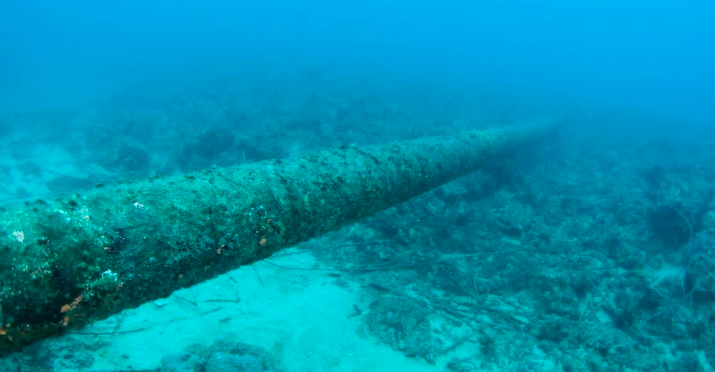
#> input picture Lines_method/images/img1.png, 715 x 372 px
$ python -i test_detection.py   (imports and definitions only)
#> lines starting #> are read from the running program, lines starting #| are printed output that depends on the picture
#> further down, picture is the input picture: shape (372, 715, 3); mean B, G, R 173.5, 143.9, 0.3
from distutils.log import info
from unittest import result
import cv2 as cv
from cv2 import imshow
from cv2 import split
from cv2 import Sobel
from cv2 import merge
import numpy as np
import argparse
import math
import os
from pyparsing import RecursiveGrammarException
from skimage.draw import line
import time


# [10 lines of commented-out code are left out]
ap = argparse.ArgumentParser()
# [3 lines not run here, left out]
# [1 line that did not run here, left out]
# [1 line that did not run here, left out]
# [1 line that did not run here, left out]
# [1 line that did not run here, left out]
# [1 line not run here, left out]

# [15 lines of commented-out code are left out]
# [55 lines left out: functions preprocessing, morphology_filters, not called in this run]

def splitted_sobels(img_rgb):
    # Conversion a escala de grises
    r_img , g_img, b_img = split(img_rgb)
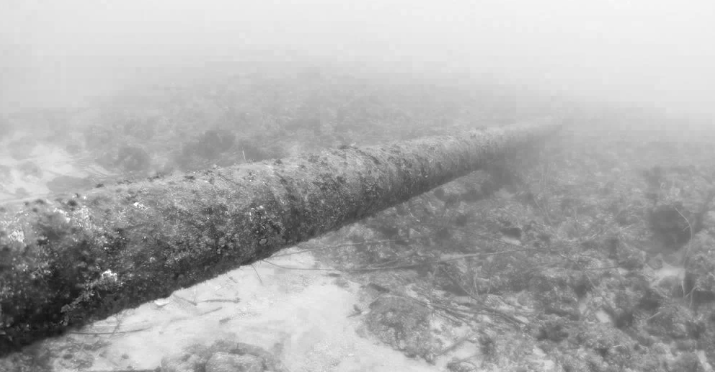
#> r_img: shape (372, 715); min 18, max 254, mean 173.5
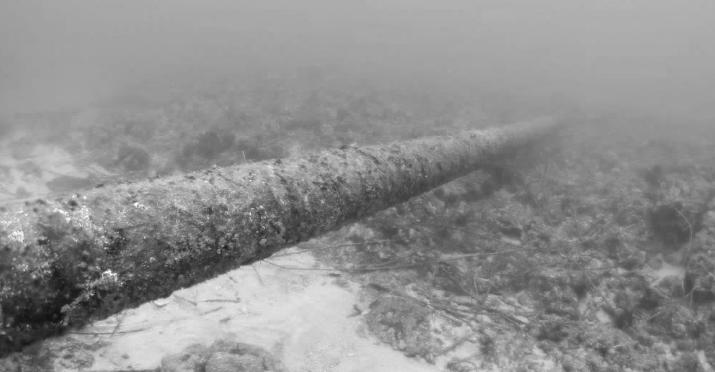
#> g_img: shape (372, 715); min 17, max 254, mean 143.9
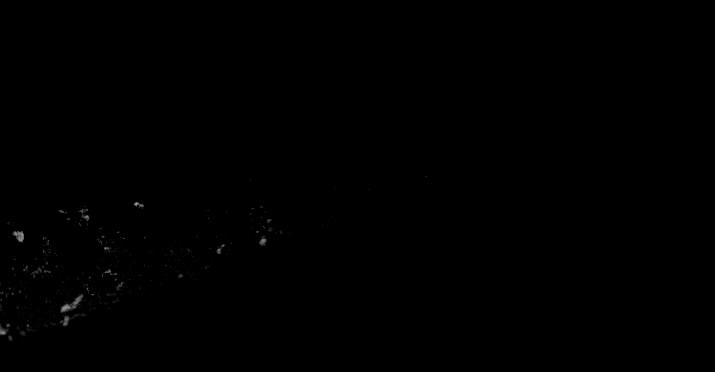
#> b_img: shape (372, 715); min 0, max 156, mean 0.3


    # [21 lines of commented-out code are left out]
    ddepth = cv.CV_16S

    ksize = 3
    r_grad_x = cv.Sobel(r_img, ddepth, 1, 0, ksize=ksize, scale=1, delta=0, borderType=cv.BORDER_DEFAULT)
    r_grad_y = cv.Sobel(r_img, ddepth, 0, 1, ksize=ksize, scale=1, delta=0, borderType=cv.BORDER_DEFAULT)
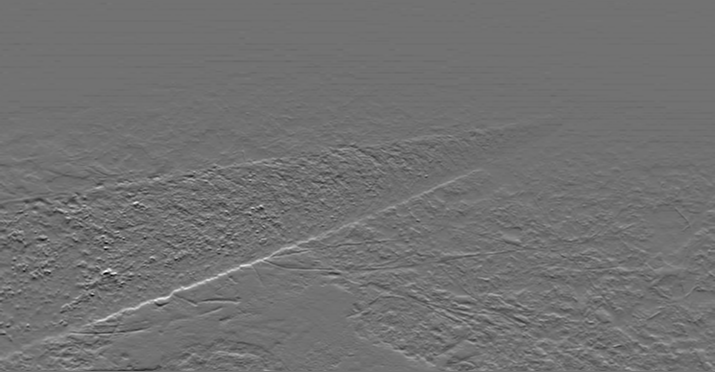
#> r_grad_y: shape (372, 715) int16; min -453, max 559, mean -1.5; drawn with min black and max white

    r_abs_grad_x = cv.convertScaleAbs(r_grad_x)
    r_abs_grad_y = cv.convertScaleAbs(r_grad_y)

    g_grad_x = cv.Sobel(g_img, ddepth, 1, 0, ksize=ksize, scale=1, delta=0, borderType=cv.BORDER_DEFAULT)
    g_grad_y = cv.Sobel(g_img, ddepth, 0, 1, ksize=ksize, scale=1, delta=0, borderType=cv.BORDER_DEFAULT)

    g_abs_grad_x = cv.convertScaleAbs(g_grad_x)
    g_abs_grad_y = cv.convertScaleAbs(g_grad_y)
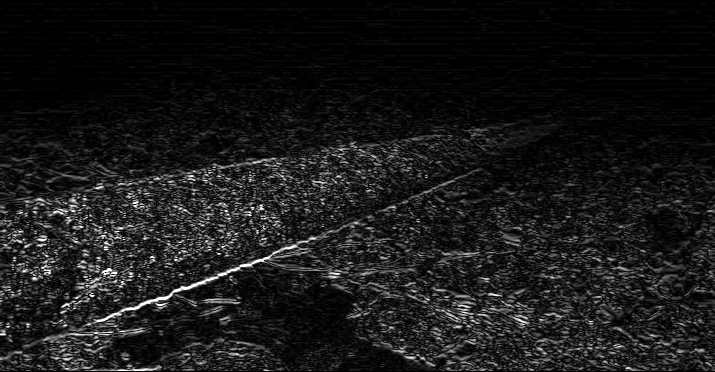
#> g_abs_grad_y: shape (372, 715); min 0, max 255, mean 24.7

    b_grad_x = cv.Sobel(b_img, ddepth, 1, 0, ksize=ksize, scale=1, delta=0, borderType=cv.BORDER_DEFAULT)
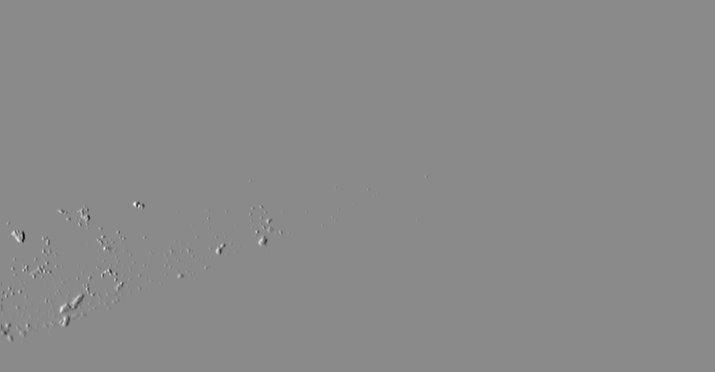
#> b_grad_x: shape (372, 715) int16; min -569, max 476, mean 0; drawn with min black and max white
    b_grad_y = cv.Sobel(b_img, ddepth, 0, 1, ksize=ksize, scale=1, delta=0, borderType=cv.BORDER_DEFAULT)

    b_abs_grad_x = cv.convertScaleAbs(b_grad_x)
    b_abs_grad_y = cv.convertScaleAbs(b_grad_y)


    #TODO: IMPLEMENTAR CALCULO DE SOBEL CON RAIZ CUADRADA
    # sqr_grad = ((grad_x ** 2) + (grad_y ** 2))**0,5

    r_abs_grad = cv.addWeighted(r_abs_grad_x, 0.5, r_abs_grad_y, 0.5, 0)
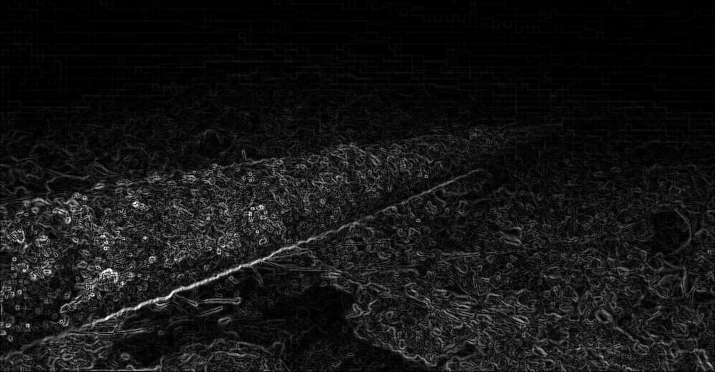
#> r_abs_grad: shape (372, 715); min 0, max 255, mean 20.4
    g_abs_grad = cv.addWeighted(g_abs_grad_x, 0.5, g_abs_grad_y, 0.5, 0)
    b_abs_grad = cv.addWeighted(b_abs_grad_x, 0.5, b_abs_grad_y, 0.5, 0)

    # imshow('r_img_channel', r_abs_grad)
    # imshow('g_img_channel', g_abs_grad)
    # imshow('b_img_channel', b_abs_grad)
    # # print(np.shape(features))
    return r_abs_grad, g_abs_grad, b_abs_grad

# [346 lines left out: functions multi_edges, get_rgbchannel_lines, get_rgbchannel_lines2, print_lines_and_get_all_lines, findparallel, findparallel2 and 5 more, not called in this run]


# [224 lines not run here, left out]

>>> import cv2
>>> picture = cv2.imread('images/img1.png')
>>> result = splitted_sobels(picture)

$ run again, on Lines_method/images/img10.png
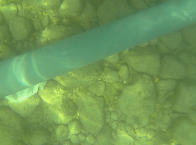
#> input picture Lines_method/images/img10.png, 196 x 145 px
#> picture is the input picture: shape (145, 196, 3); mean B, G, R 87.3, 151.7, 112.5
#> in splitted_sobels, `b_grad_y = cv.Sobel(b_img, ddepth, 0, 1, ksize=ksize, scale=1, delta=0..`:
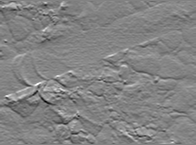
#> b_grad_y: shape (145, 196) int16; min -246, max 235, mean 1.3; drawn with min black and max white
#> in splitted_sobels, `b_abs_grad = cv.addWeighted(b_abs_grad_x, 0.5, b_abs_grad_y, 0.5, 0)`:
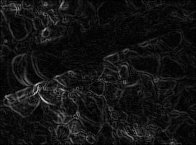
#> b_abs_grad: shape (145, 196); min 0, max 197, mean 19.4

$ run again, on Lines_method/images/img11.png
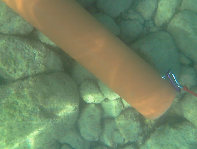
#> input picture Lines_method/images/img11.png, 197 x 149 px
#> picture is the input picture: shape (149, 197, 3); mean B, G, R 100.3, 133.1, 112.7
#> in splitted_sobels, `b_grad_y = cv.Sobel(b_img, ddepth, 0, 1, ksize=ksize, scale=1, delta=0..`:
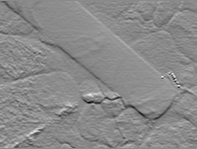
#> b_grad_y: shape (149, 197) int16; min -366, max 310, mean 0.1; drawn with min black and max white
#> in splitted_sobels, `b_abs_grad = cv.addWeighted(b_abs_grad_x, 0.5, b_abs_grad_y, 0.5, 0)`:
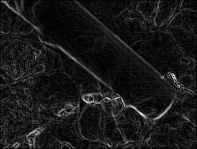
#> b_abs_grad: shape (149, 197); min 0, max 240, mean 24.4

$ run again, on Lines_method/images/img2.png
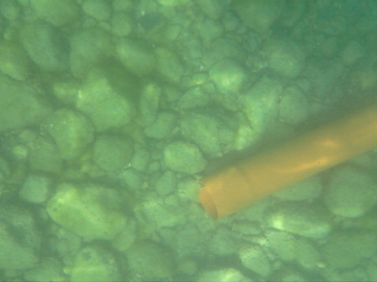
#> input picture Lines_method/images/img2.png, 377 x 282 px
#> picture is the input picture: shape (282, 377, 3); mean B, G, R 103, 155.7, 112.6
#> in splitted_sobels, `g_abs_grad = cv.addWeighted(g_abs_grad_x, 0.5, g_abs_grad_y, 0.5, 0)`:
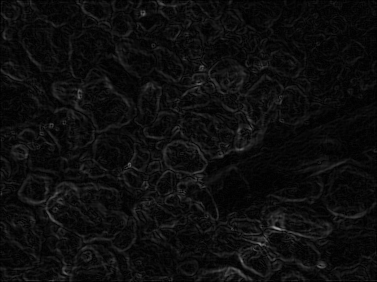
#> g_abs_grad: shape (282, 377); min 0, max 155, mean 13.6
